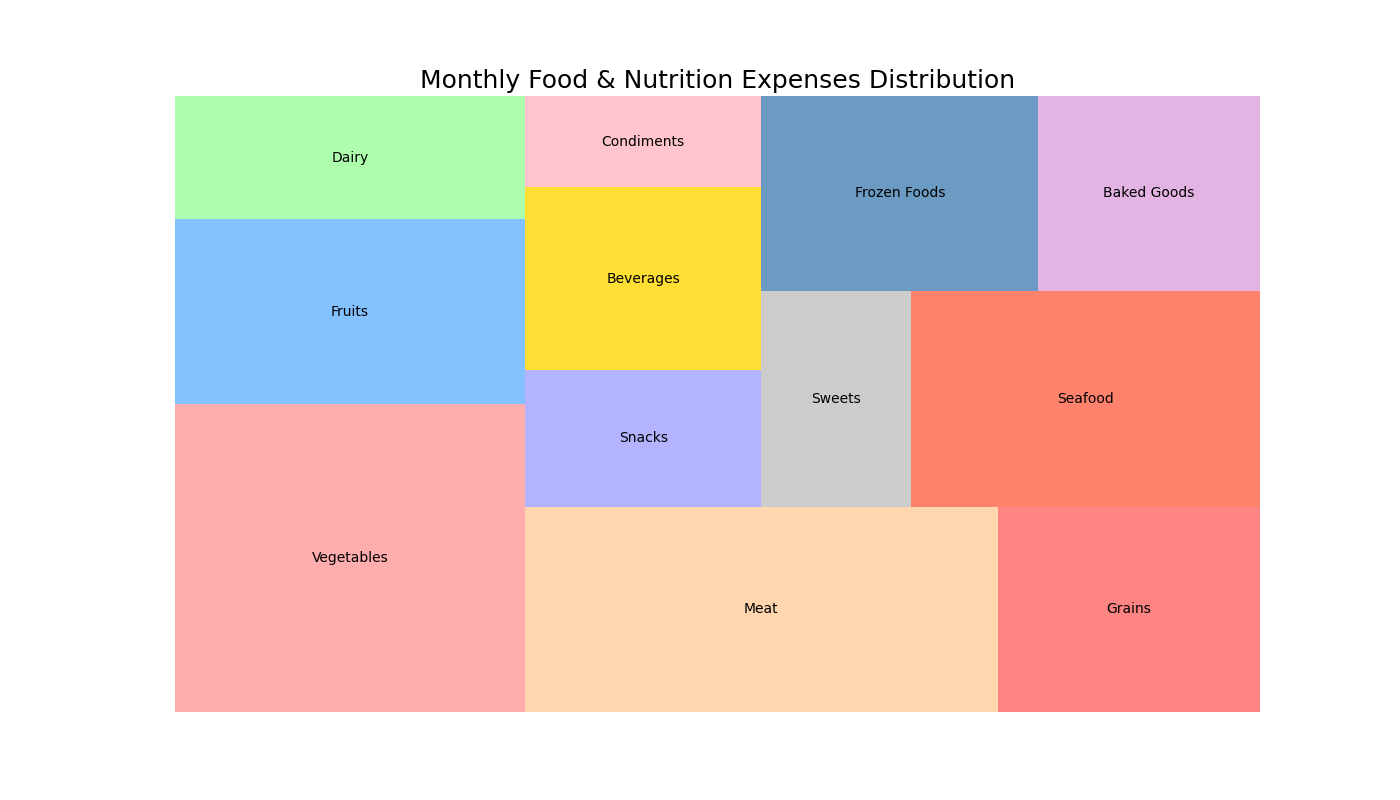

Reproduce this figure in Python.

import matplotlib.pyplot as plt
import squarify  # pip install squarify (algorithm for treemap)

# Data
categories = ['Vegetables', 'Fruits', 'Dairy', 'Meat', 'Grains', 'Snacks', 'Beverages', 'Condiments', 'Sweets', 'Seafood', 'Frozen Foods', 'Baked Goods']
amounts = [500, 300, 200, 450, 250, 150, 200, 100, 150, 350, 250, 200]

# Color Scheme in HEX
colors = ['#ff9999', '#66b2ff', '#99ff99', '#ffcc99', '#ff6666', '#a0a0ff', '#ffd700', '#ffb6c1', '#c0c0c0', '#ff6347', '#4682b4', '#dda0dd']

# Creating a figure to accommodate a larger treemap
fig, ax = plt.subplots(1, figsize=(14, 8))

# Creating the treemap
squarify.plot(sizes=amounts, label=categories, color=colors, alpha=0.8)

# Title of the treemap
plt.title('Monthly Food & Nutrition Expenses Distribution', fontsize=18)

# Removing the axes for better aesthetic
plt.axis('off')

# Display the plot
plt.show()
